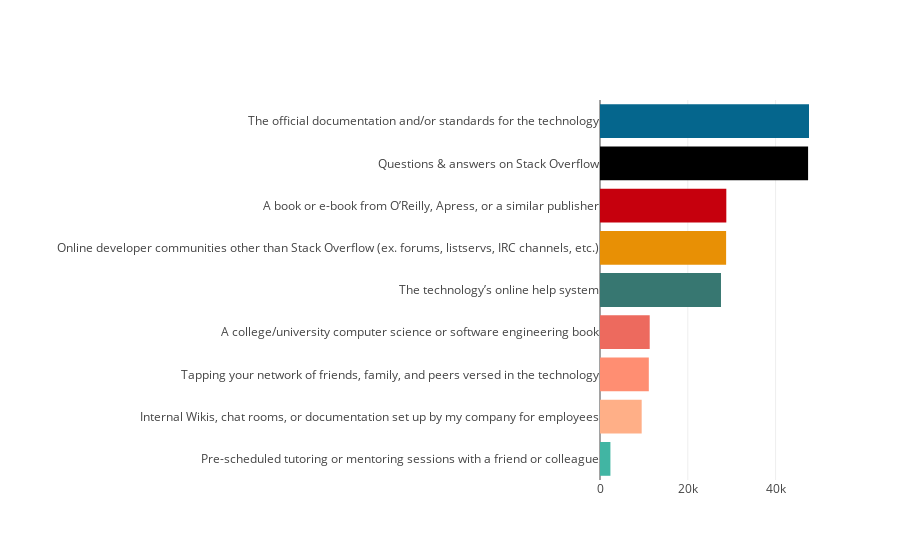

Write notebook code for a chart like this one.
### Markdown cell above
### What are the various learning tools employed by developers

### Code cell
horizontarBar(data["SelfTaughtTypes"].dropna(),'h')

### Figure 1 — Plotly figure (JSON) as saved in the notebook; plotly's stock layout.template omitted (floating-point values rounded to 4 significant figures)
{"data": [{"marker": {"color": ["#41B5A3", "#FFAF87", "#FF8E72", "#ED6A5E", "#377771", "#E89005", "#C6000D", "#000000", "#05668D", "#028090", "#9FD35C", "#02C39A", "#F0F3BD", "#41B5A3", "#FF6F59", "#254441", "#B2B09B", "#EF3054", "#9D9CE8", "#0F4777", "#5F67DD", "#235077", "#CCE4F9", "#1748D1", "#8BB3D6", "#467196", "#F2C4A2", "#F2B1A4", "#C42746", "#330C25", "#41B5A3", "#FFAF87", "#FF8E72", "#ED6A5E", "#377771", "#E89005", "#C6000D", "#000000", "#05668D", "#028090", "#9FD35C", "#02C39A", "#F0F3BD", "#41B5A3", "#FF6F59", "#254441", "#B2B09B", "#EF3054", "#9D9CE8", "#0F4777", "#5F67DD", "#235077", "#CCE4F9", "#1748D1", "#8BB3D6", "#467196", "#F2C4A2", "#F2B1A4", "#C42746", "#330C25"]}, "orientation": "h", "type": "bar", "x": [2372, 9496, 11119, 11324, 27561, 28733, 28779, 47406, 47614], "y": ["Pre-scheduled tutoring or mentoring sessions with a friend or colleague", "Internal Wikis, chat rooms, or documentation set up by my company for employees", "Tapping your network of friends, family, and peers versed in the technology", "A college/university computer science or software engineering book", "The technology’s online help system", "Online developer communities other than Stack Overflow (ex. forums, listservs, IRC channels, etc.)", "A book or e-book from O’Reilly, Apress, or a similar publisher", "Questions & answers on Stack Overflow", "The official documentation and/or standards for the technology"]}], "layout": {"margin": {"l": 600}}}
